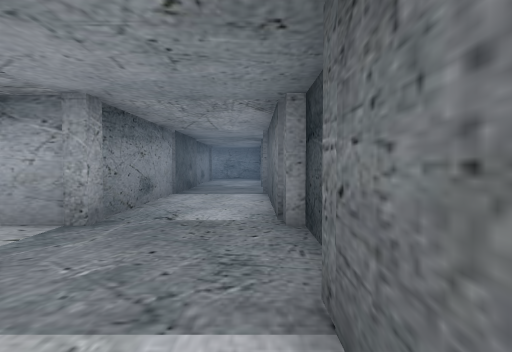
View 1 (above)

24 first-person views from a walk through a Unity game level. The camera is 1.4 m above the floor, tilts 2° down and sees 75° across. The floor is counted in squares, 2 m on a side. Each view is taken from the middle of a square. On the plan, view 1 faces up. The plan holds only what a view shows up to about 10 squares ahead; the rest is blank. The place goes on beyond the plan. Some animated figures are left out.

View 2
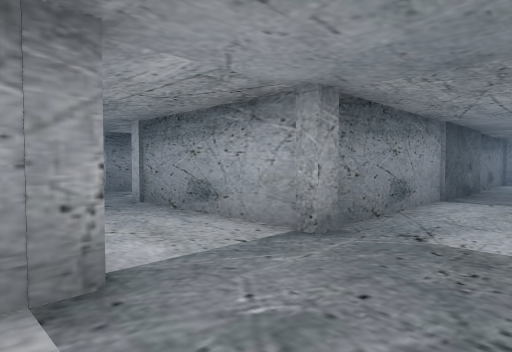

View 3
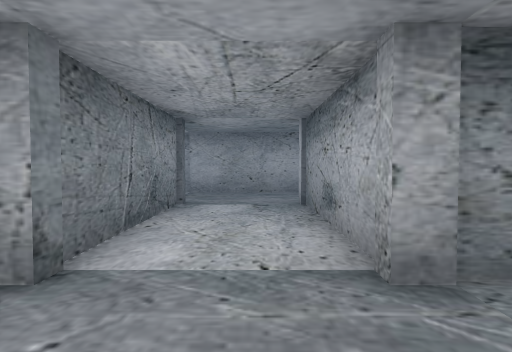

View 4
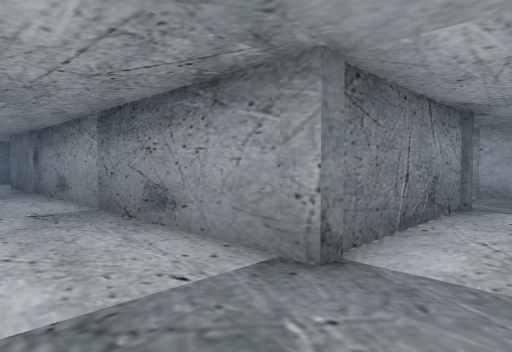

View 5
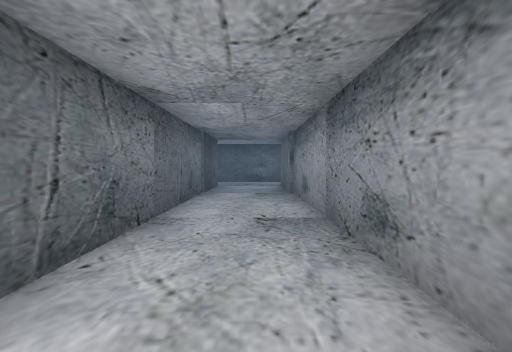

View 6
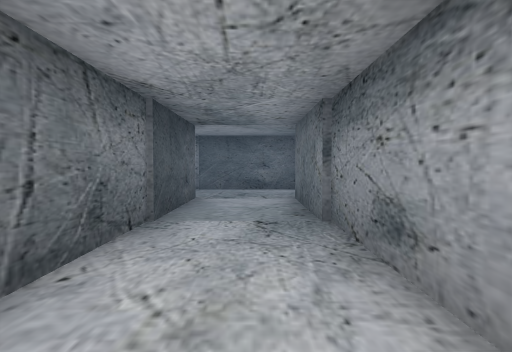

View 7
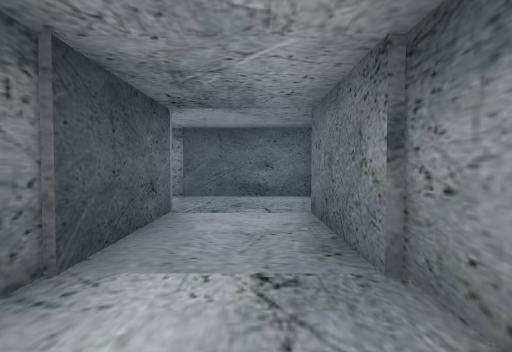

View 8
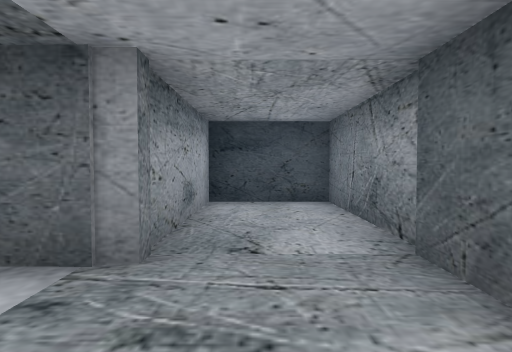

View 9
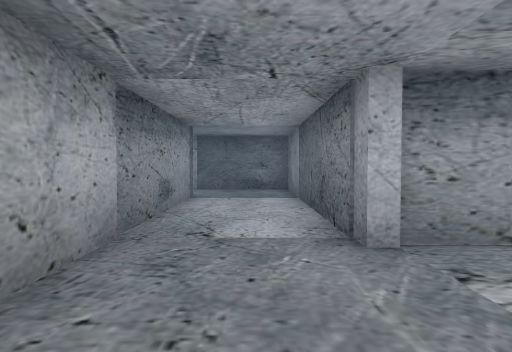

View 10
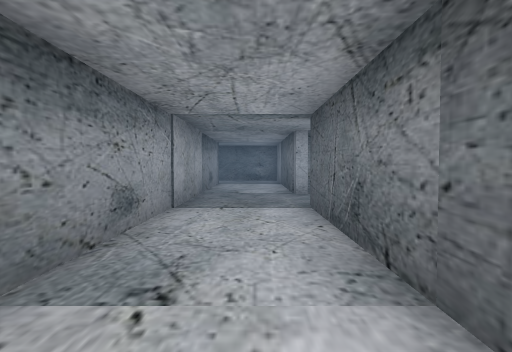

View 11
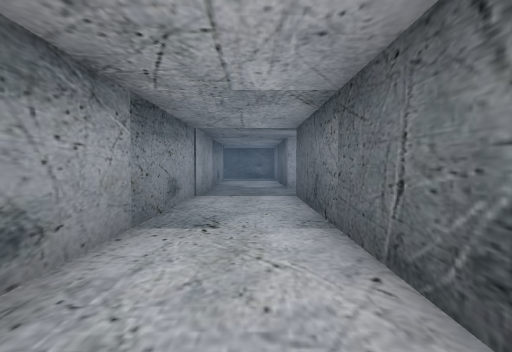

View 12
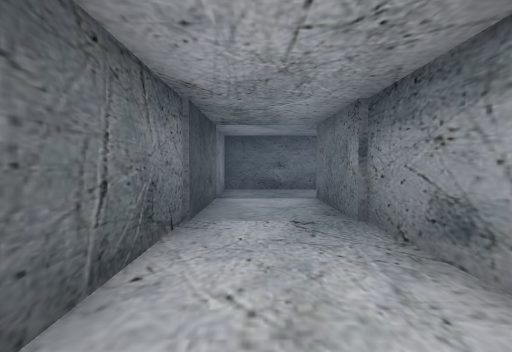

View 13
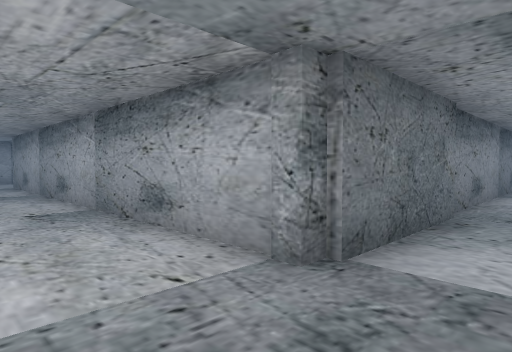

View 14
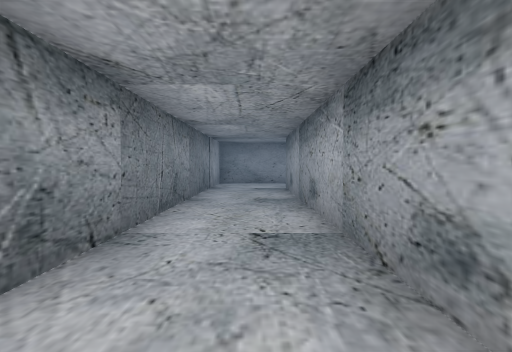

View 15
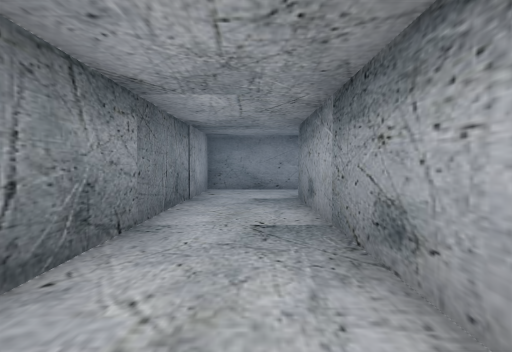

View 16
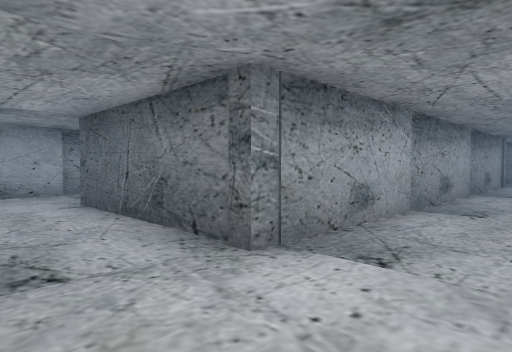

View 17
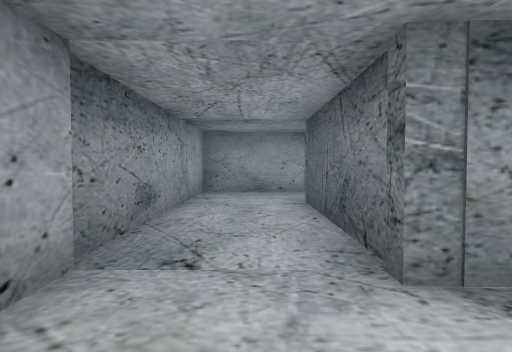

View 18
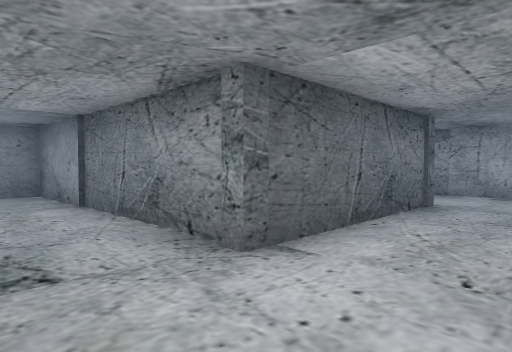

View 19
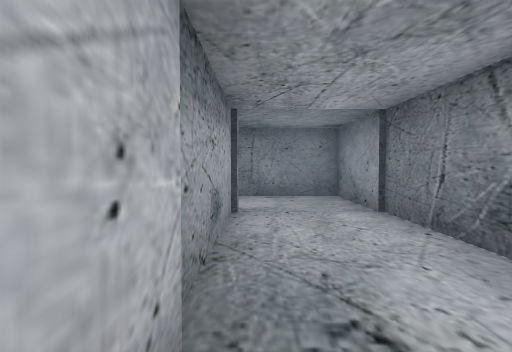

View 20
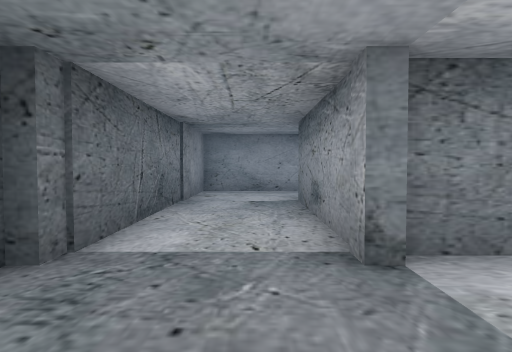

View 21
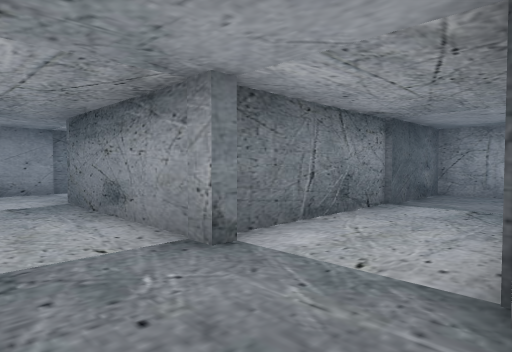

View 22
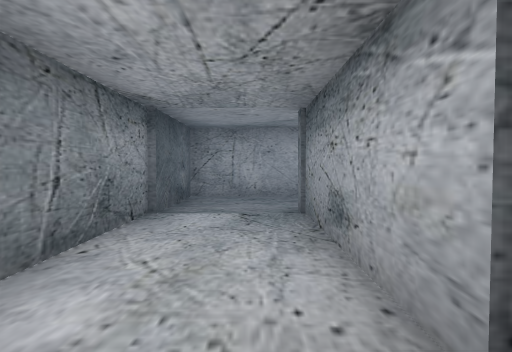

View 23
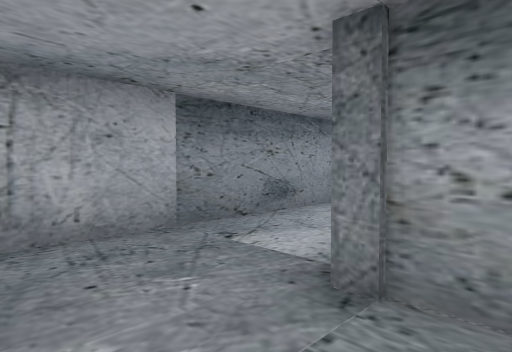

View 24
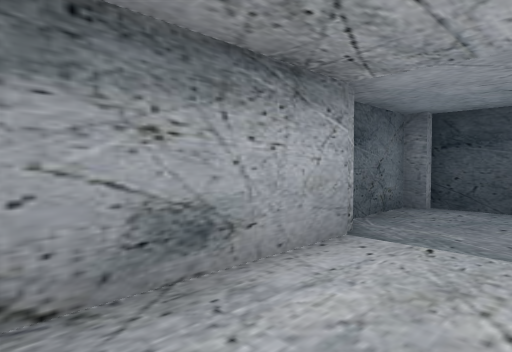

### Floor plan
Points are (right, up) in squares from view 1. A wall is a line through its corners. A room is listed if a view was taken in it or the views show most of it. See-through windows are left out.
Room 1 (views 1, 2, 3, 4, 5, 6, 7, 8, 9, 10, 11, 12, 13, 14, 15, 16, 17, 18, 19, 20, 21, 22, 23, 24)
walls: (-12.3, 1.6) (-12.3, 3.9); (-12.4, 4.1) (-14.1, 4.1); (-8.3, 8.1) (-8.3, -9.1) (-19.1, -9.1) (-19.1, -4.9) (-12.6, -4.9) (-12.6, 1.8); (-14.6, 3.7) (-19.1, 3.7); (-14.8, 1.8) (-14.8, -2.7) (-21.3, -2.7) (-21.3, -11.4) (-10.8, -11.4); (0.3, 3.9) (0.3, 7.6); (0.6, 2.8) (0.6, 3.9); (-1.9, 13.3) (-1.9, 3.9) (-6.1, 3.9) (-6.1, 10.3) (-8.9, 10.3); (-21.3, 7.4) (-21.3, 1.5) (-15.1, 1.5); (-8.8, -11.4) (-6.1, -11.4) (-6.1, 1.6) (-1.9, 1.6) (-1.9, -9); (-2.2, -11.4) (4.2, -11.4) (4.2, -9.1) (0.3, -9.1) (0.3, 1.8)

Where each view was taken, in squares from view 1:
view 1: 0 up, 0 right, facing up
view 2: 1 up, 0 right, facing up-left
view 3: 3 up, 0 right, facing left
view 4: 3 up, 0 right, facing down-left
view 5: 2 up, 1 left, facing down
view 6: 2 down, 1 left, facing down
view 7: 4 down, 1 left, facing down
view 8: 10 down, 2 left, facing right
view 9: 1 up, 7 left, facing up
view 10: 4 down, 7 left, facing up
view 11: 6 down, 7 left, facing up
view 12: 2 down, 7 left, facing down
view 13: 11 down, 7 left, facing up-left
view 14: 10 down, 9 left, facing left
view 15: 10 down, 12 left, facing left
view 16: 11 down, 21 left, facing up-right
view 17: 11 down, 20 left, facing up
view 18: 3 down, 21 left, facing down-right
view 19: 3 down, 20 left, facing right
view 20: 4 up, 14 left, facing down
view 21: 4 up, 13 left, facing down-left
view 22: 3 up, 14 left, facing left
view 23: 2 up, 18 left, facing up-left
view 24: 2 up, 18 left, facing up-right
